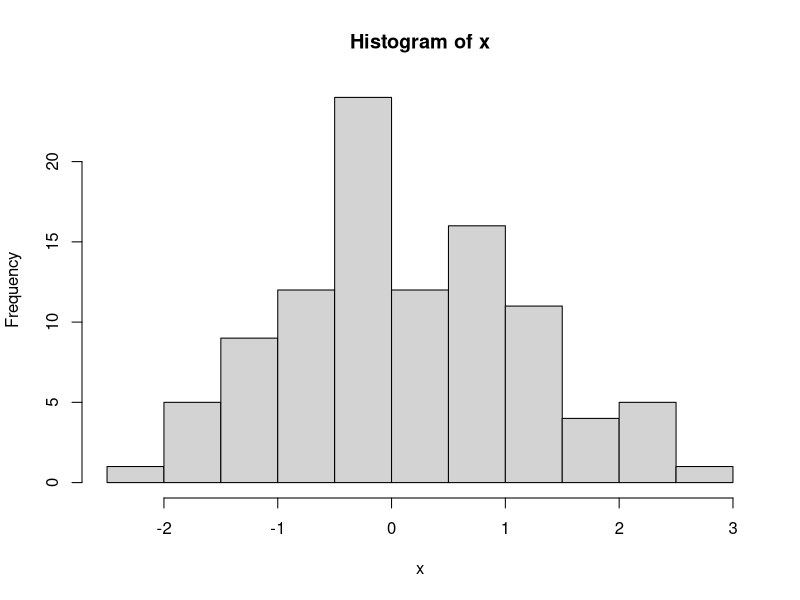
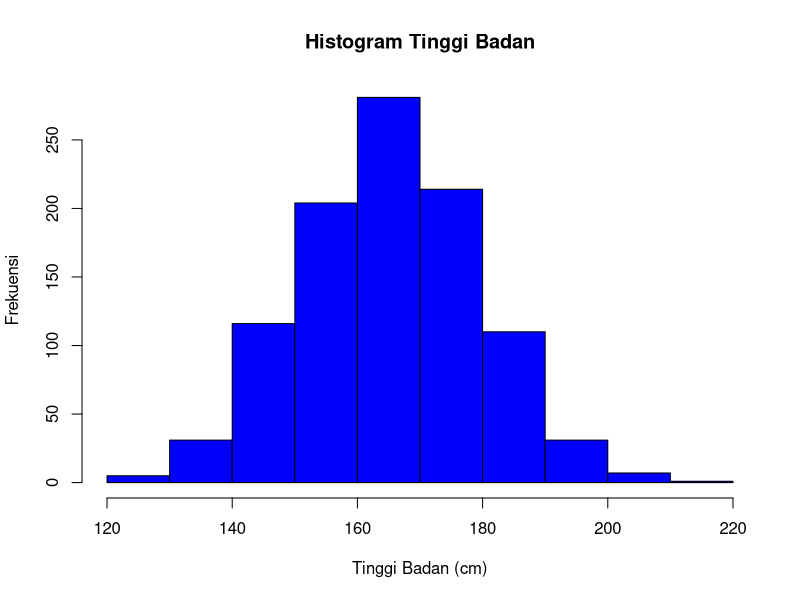
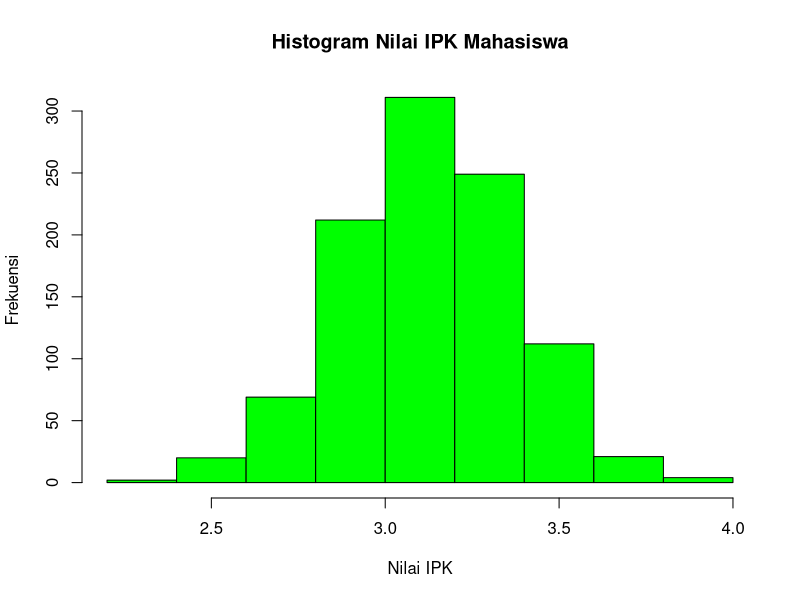

Source code (R) for these figures, in order:
#Prak 9
x=rnorm(100, 0,1)
View(x)
hist(x)
pnorm(160, 165, 6)
1-pnorm(180, 165, 6)
pnorm(180, 165, 6) - pnorm(160, 165, 6)
pnorm(84, mean = 72, sd = 15.2, lower.tail = FALSE)
#lat 2 tugas 1
n <- 1000
mean_height <- 165
sd_height <- 15
height_data <- rnorm(n, mean_height, sd_height)
summary(height_data)
hist(height_data, main = "Histogram Tinggi Badan", xlab = "Tinggi Badan (cm)", ylab = "Frekuensi", col = "blue", border = "black")
n <- 1000
mean_gpa <- 3.12
sd_gpa <- 0.25
gpa_data <- rnorm(n, mean_gpa, sd_gpa)
summary(gpa_data)
hist(gpa_data, main = "Histogram Nilai IPK Mahasiswa", xlab = "Nilai IPK", ylab = "Frekuensi", col = "green", border = "black")
#lat 3 tugas 2
mean_height <- 165
sd_height <- 6
prob_less_than_150 <- pnorm(150, mean = mean_height, sd = sd_height)
prob_less_than_150
prob_more_than_170 <- 1 - pnorm(170, mean = mean_height, sd = sd_height)
prob_more_than_170
prob_between_150_and_180 <- pnorm(180, mean = mean_height, sd = sd_height) - pnorm(150, mean = mean_height, sd = sd_height)
prob_between_150_and_180
n_students <- 7
max_successes <- 2
prob_2_or_less <- pbinom(max_successes, size = n_students, prob = prob_between_150_and_180)
prob_2_or_less
#lat 4 tugas 3
mean_time <- 175
sd_time <- 30
prob_less_than_158 <- pnorm(158, mean = mean_time, sd = sd_time)
prob_less_than_125 <- pnorm(125, mean = mean_time, sd = sd_time)
prob_between_125_and_158 <- prob_less_than_158 - prob_less_than_125
prob_between_125_and_158
prob_less_than_150 <- pnorm(150, mean = mean_time, sd = sd_time)
prob_more_than_150 <- 1 - prob_less_than_150
prob_more_than_150

#Prak 10
1-pbinom(3, 15, 0.1)
pbinom(1, 15, prob = 0.1)
1-pbinom(6, 15, prob = 0.9)
1-pbinom(5, 15, prob = 0.9)
dbinom(10, 15, prob = 0.9)
dbinom(15, 15, prob = 0.9)

dbinom(4, size = 12, prob = 0.2)
dbinom(0, size = 12, prob = 0.2) + dbinom(1, size = 12, prob = 0.2) + dbinom(2, size = 12, prob = 0.2) + dbinom(3, size = 12, prob = 0.2) + dbinom(4, size = 12, prob = 0.2) 
pbinom(4, size = 12, prob = 0.2)

#lat 3 tugas
dbinom(5, size = 20, prob = 0.85)
dbinom(3, size = 20, prob = 0.15)
dbinom(8, size = 20, prob = 0.85)
dbinom(2, size = 20, prob = 0.15)
